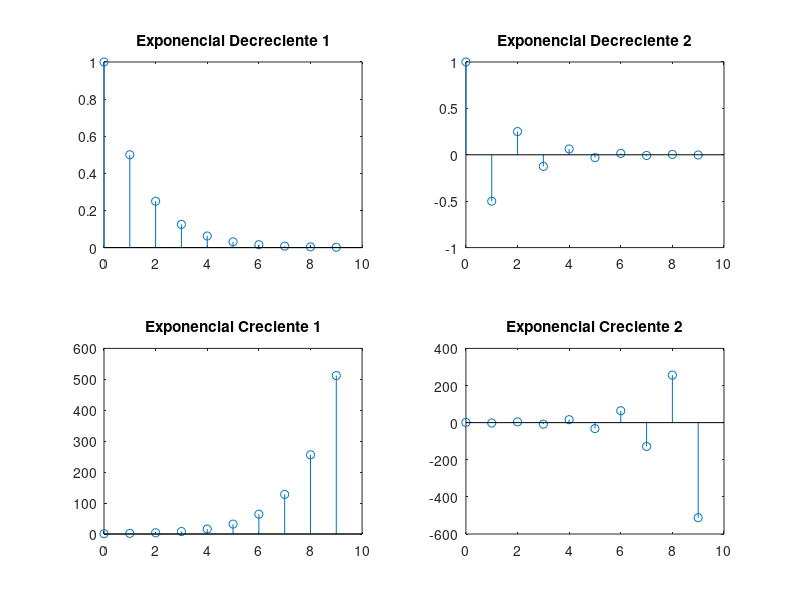

Write the MATLAB code that produced this figure.
% Exponenciales tiempo discreto

figure(1);

L = 10;

% Exponencial Decreciente 1
% 0 < a < 1
a=0.5;
exp1 = zeros(1,L);
for n=0:L-1
    exp1(n+1)=a^n;
end

n=0:L-1;
subplot(2,2,1),
stem(n,exp1),
title('Exponencial Decreciente 1');

% Exponencial Decreciente 2
% -1 < a < 0
a=-0.5;
exp2 = zeros(1,L);
for n=0:L-1
    exp2(n+1)=a^n;
end

n=0:L-1;
subplot(2,2,2),
stem(n,exp2),
title('Exponencial Decreciente 2');

% Exponencial Creciente 1
% a > 1
a=2;
exp3 = zeros(1,L);
for n=0:L-1
    exp3(n+1)=a^n;
end

n=0:L-1;
subplot(2,2,3),
stem(n,exp3),
title('Exponencial Creciente 1');

% Exponencial Creciente 2
% a < -1
a=-2;
exp4 = zeros(1,L);
for n=0:L-1
    exp4(n+1)=a^n;
end

n=0:L-1;
subplot(2,2,4),
stem(n,exp4),
title('Exponencial Creciente 2');

